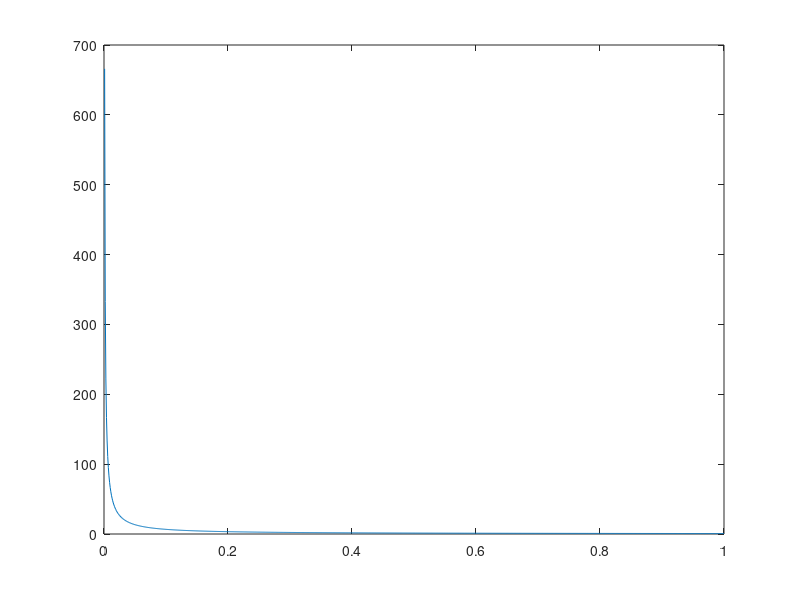

Recreate this plot in MATLAB.
clear
clc
close all

theta = 30*pi/180;
R = 0.375;
dxd = 0.001:0.001:1;
ALC = dxd;
sumomega = 4*568;
u = tan(theta)./(ALC/(sumomega*R)+dxd);
xdot = u*cos(theta) + u*tan(theta)*sin(theta);

plot(dxd,xdot)